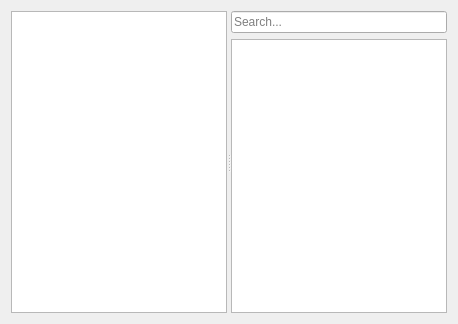
<?xml version="1.0" encoding="UTF-8"?>
<ui version="4.0">
 <class>CentralWidget</class>
 <widget class="QWidget" name="CentralWidget">
  <property name="geometry">
   <rect>
    <x>0</x>
    <y>0</y>
    <width>458</width>
    <height>324</height>
   </rect>
  </property>
  <property name="windowTitle">
   <string>Form</string>
  </property>
  <layout class="QHBoxLayout" name="horizontalLayout">
   <item>
    <widget class="QSplitter" name="splitter">
     <property name="orientation">
      <enum>Qt::Horizontal</enum>
     </property>
     <widget class="QListView" name="fileList"/>
     <widget class="QWidget" name="layoutWidget">
      <layout class="QVBoxLayout" name="verticalLayout" stretch="0,0">
       <item>
        <widget class="QLineEdit" name="filterPattern">
         <property name="toolTip">
          <string>&lt;html&gt;&lt;head/&gt;&lt;body&gt;&lt;p&gt;&lt;span style=&quot; font-weight:600;&quot;&gt;&amp;quot;&lt;/span&gt;&lt;span style=&quot; font-weight:600; color:#aa0000;&quot;&gt;^&lt;/span&gt;pattern&amp;quot; - match begin.&lt;/p&gt;&lt;p&gt;&amp;quot;pattern&lt;span style=&quot; font-weight:600; color:#aa0000;&quot;&gt;$&lt;/span&gt;&amp;quot; - match end.&lt;/p&gt;&lt;p&gt;&amp;quot;&lt;span style=&quot; font-weight:600; color:#aa0000;&quot;&gt;^&lt;/span&gt;pattern&lt;span style=&quot; font-weight:600; color:#aa0000;&quot;&gt;$&lt;/span&gt;&amp;quot; - match entire text.&lt;/p&gt;&lt;p&gt;&amp;quot;&lt;span style=&quot; font-weight:600; color:#aa0000;&quot;&gt;!&lt;/span&gt;pattern&amp;quot; - match case-sensivity.&lt;/p&gt;&lt;/body&gt;&lt;/html&gt;</string>
         </property>
         <property name="placeholderText">
          <string>Search...</string>
         </property>
        </widget>
       </item>
       <item>
        <widget class="QTreeView" name="messageList">
         <property name="indentation">
          <number>8</number>
         </property>
         <property name="itemsExpandable">
          <bool>true</bool>
         </property>
         <property name="headerHidden">
          <bool>true</bool>
         </property>
         <attribute name="headerDefaultSectionSize">
          <number>45</number>
         </attribute>
         <attribute name="headerMinimumSectionSize">
          <number>45</number>
         </attribute>
        </widget>
       </item>
      </layout>
     </widget>
    </widget>
   </item>
  </layout>
 </widget>
 <resources/>
 <connections/>
</ui>
